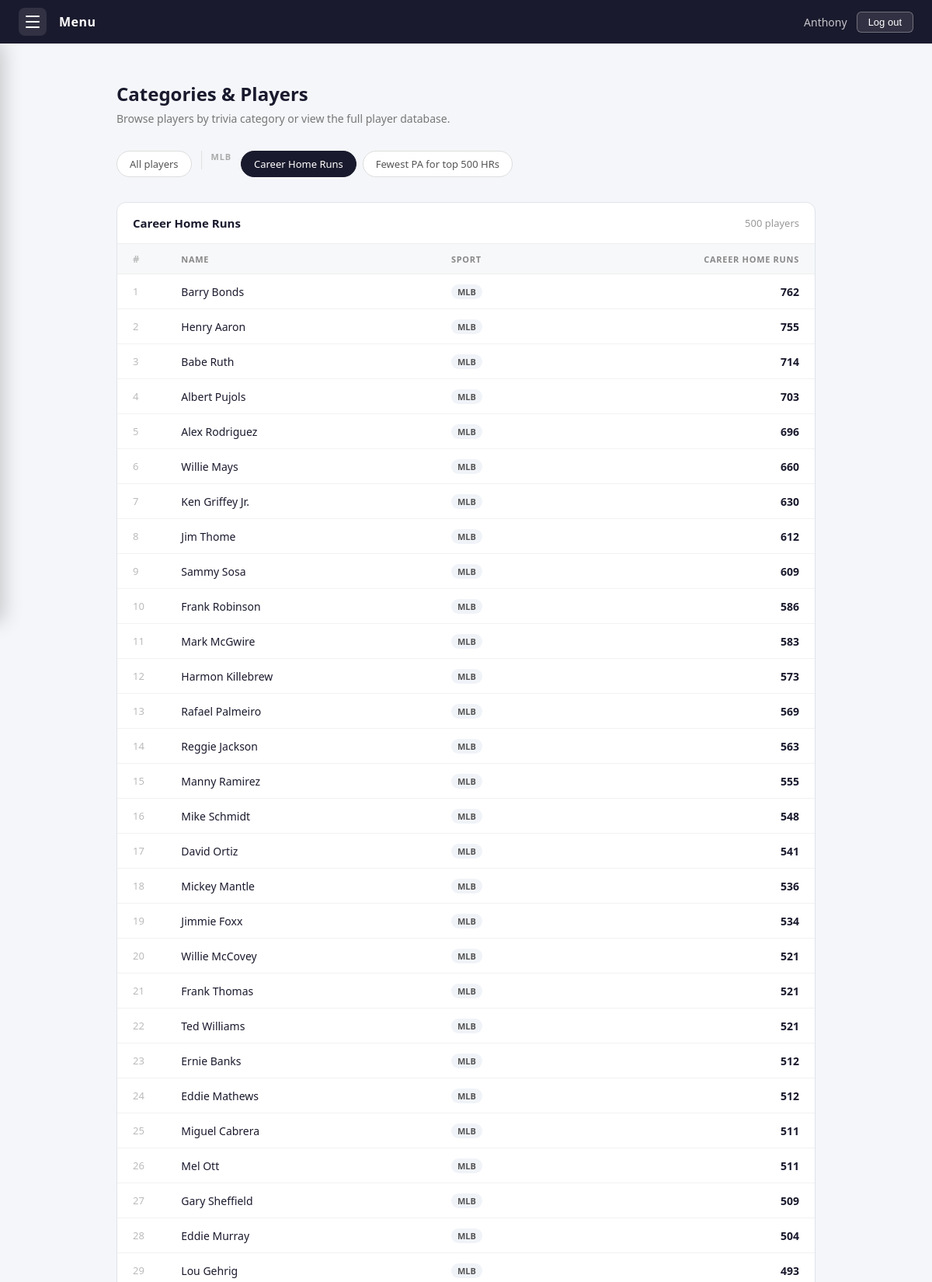
Screenshot of /categories-and-players/?category=9 (signed in, upper part) with the database file from the repository.
### myapp/models.py (models this page shows, shortened)
class TriviaCategory(models.Model):
    SPORT_CHOICES = [
        ('mlb', 'MLB'),
        ('nfl', 'NFL'),
    ]
    sport = models.CharField(max_length=20, choices=SPORT_CHOICES, default='mlb')
    title = models.CharField(max_length=100)
    description = models.TextField()
    stat_code = models.CharField(max_length=50, unique=True)
    recommended_pinpoint = models.IntegerField(null=True, blank=True)
    total_players = models.IntegerField(null=True, blank=True)
    verified = models.BooleanField(default=False)
    players = models.ManyToManyField(Player, blank=True, related_name='trivia_categories')

class Player(models.Model):
    SPORT_CHOICES = [
        ('mlb', 'MLB'),
        ('nfl', 'NFL'),
    ]
    sport = models.CharField(max_length=20, choices=SPORT_CHOICES, default='mlb')
    name = models.CharField(max_length=100)
    stats = models.JSONField(default=dict, blank=True)

### myapp/views.py (the view)
# urls.py: path('categories-and-players/', views.categories_and_players, name='categories_and_players'),
def categories_and_players(request):
    categories = TriviaCategory.objects.all().order_by('sport', 'title')
    selected_category_id = request.GET.get('category', '')
    if selected_category_id == 'all':
        players = Player.objects.all().order_by('name')
        selected_category = None
    elif selected_category_id:
        try:
            selected_category = TriviaCategory.objects.get(id=selected_category_id)
            players = selected_category.players.all()
            players = sorted(players, key=lambda p: p.stats.get(selected_category.stat_code, 0), reverse=True)
        except TriviaCategory.DoesNotExist:
            selected_category = None
            players = []
    else:
        selected_category = None
        players = []
    return render(request, 'myapp/categories_and_players.html', {
        'categories': categories,
        'players': players,
        'selected_category': selected_category,
        'selected_category_id': selected_category_id,
    })

### myapp/templatetags/dict_extras.py (called while the page is built)
@register.filter
def get_item(dictionary, key):
    return dictionary.get(key)

### myapp/templates/myapp/categories_and_players.html (shortened to what this page needs)
{% extends 'myapp/base.html' %}
{% block content %}
{% load dict_extras %}
<div class="cap-page">
   <h1 class="cap-title">Categories & Players</h1>
   <p class="cap-subtitle">Browse players by trivia category or view the full player database.</p>
   <div class="cap-selector">
      <a href="?category=all"
         class="cap-chip {% if selected_category_id == 'all' %}selected{% endif %}">
         All players
      </a>
      {% regroup categories by get_sport_display as sport_groups %}
      {% for group in sport_groups %}
         <span class="cap-group-label">{{ group.grouper }}</span>
         {% for cat in group.list %}
            <a href="?category={{ cat.id }}"
               class="cap-chip {% if selected_category.id == cat.id %}selected{% endif %}">
               {{ cat.title }}
            </a>
         {% endfor %}
      {% endfor %}
   </div>
   {% if selected_category_id %}
   <div class="cap-table-wrap">
      <div class="cap-table-header">
         {% if selected_category %}
            <p class="cap-table-title">{{ selected_category.title }}</p>
            <span class="cap-table-meta">{{ players|length }} player{{ players|length|pluralize }}</span>
         {% else %}
            <p class="cap-table-title">All players</p>
            <span class="cap-table-meta">{{ players|length }} player{{ players|length|pluralize }}</span>
         {% endif %}
      </div>
      {% if players %}
      <table>
         <thead>
            <tr>
               {% if selected_category_id != 'all' %}<th class="rank-cell">#</th>{% endif %}
               <th>Name</th>
               <th>Sport</th>
               {% if selected_category %}
                  <th class="num">{{ selected_category.title }}</th>
               {% else %}
                  <th>Stats</th>
               {% endif %}
            </tr>
         </thead>
         <tbody>
            {% for player in players %}
            <tr>
               {% if selected_category_id != 'all' %}
                  <td class="rank-cell">{{ forloop.counter }}</td>
               {% endif %}
               <td>{{ player.name }}</td>
               <td><span class="sport-badge">{{ player.sport|upper }}</span></td>
               {% if selected_category %}
                  <td class="num">{{ player.stats|get_item:selected_category.stat_code|default:"—" }}</td>
               {% else %}
                  <td class="muted">
                     {% for key, val in player.stats.items %}
                        {{ key }}: {{ val }}{% if not forloop.last %}, {% endif %}
                     {% endfor %}
                  </td>
               {% endif %}
            </tr>
            {% endfor %}
         </tbody>
      </table>
      {% else %}
      <div class="empty-state">
         <svg viewBox="0 0 24 24" width="36" height="36"><path d="M12 2C6.48 2 2 6.48 2 12s4.48 10 10 10 10-4.48 10-10S17.52 2 12 2zm0 18c-4.41 0-8-3.59-8-8s3.59-8 8-8 8 3.59 8 8-3.59 8-8 8zm-1-13h2v6h-2zm0 8h2v2h-2z"/></svg>
         No players found.
      </div>
      {% endif %}
   </div>
   {% else %}
   <div class="empty-state" style="padding:48px 0;">
      <svg viewBox="0 0 24 24" width="36" height="36"><path d="M3 13h2v-2H3v2zm0 4h2v-2H3v2zm0-8h2V7H3v2zm4 4h14v-2H7v2zm0 4h14v-2H7v2zM7 7v2h14V7H7z"/></svg>
      Select a category above to get started.
   </div>
   {% endif %}
</div>
{% endblock %}

### myapp/templates/myapp/base.html (shortened to what this page needs)
<!DOCTYPE html>
<html lang="en">
<head>
</head>
<body data-has-messages="{% if messages %}true{% else %}false{% endif %}">
    <nav class="navbar">
        <div class="navbar-left">
            <button class="hamburger-btn" id="hamburgerBtn" onclick="toggleSidebar()" title="Navigation menu">
                <span></span>
                <span></span>
                <span></span>
            </button>
            <span class="navbar-brand">Menu</span>
        </div>
        <div class="navbar-right">
            {% if user.is_authenticated %}
            <span class="navbar-username">{{ user.first_name|default:user.email }}</span>
            <form method="post" action="{% url 'logout' %}" style="margin:0">
                <button type="submit" class="logout-btn">Log out</button>
            </form>
            {% endif %}
        </div>
    </nav>
    <div class="page-content">
        {% block content %}{% endblock %}
    </div>
</body>
</html>

### myapp/templates/myapp/base.html (style rules this page uses)
* { margin: 0; padding: 0; box-sizing: border-box; }
body { font-family: 'Segoe UI', sans-serif; background: #f4f6f9; color: #1a1a2e; }
.navbar { position: fixed; top: 0; left: 0; right: 0; height: 56px; background: #1a1a2e; display: flex; align-items: center; justify-content: space-between; padding: 0 24px; z-index: 300; }
.navbar-left { display: flex; align-items: center; gap: 16px; }
.navbar-brand { color: #fff; font-weight: 600; font-size: 16px; letter-spacing: 0.5px; }
.navbar-right { display: flex; align-items: center; gap: 12px; }
.navbar-username { color: rgba(255, 255, 255, 0.75); font-size: 14px; }
.hamburger-btn { width: 36px; height: 36px; border-radius: 8px; border: none; background: rgba(255, 255, 255, 0.1); cursor: pointer; display: flex; flex-direction: column; align-items: center; justify-content: center; gap: 5px; transition: background 0.2s; padding: 0; }
.hamburger-btn span { display: block; width: 18px; height: 2px; background: #fff; border-radius: 2px; transition: transform 0.3s, opacity 0.3s, width 0.3s; transform-origin: center; }
.logout-btn { background: rgba(255, 255, 255, 0.1); border: 1.5px solid rgba(255, 255, 255, 0.3); color: #fff; padding: 5px 14px; border-radius: 6px; font-size: 13px; cursor: pointer; transition: background 0.2s; }
.page-content { padding-top: 72px; padding-left: 24px; padding-right: 24px; }

### myapp/templates/myapp/categories_and_players.html (style rules this page uses)
.cap-page { max-width: 900px; margin: 0 auto; padding: 2rem 0 3rem; }
.cap-title { font-size: 24px; font-weight: 600; color: #1a1a2e; margin: 0 0 6px; }
.cap-subtitle { font-size: 14px; color: #777; margin: 0 0 2rem; }
.cap-selector { display: flex; flex-wrap: wrap; gap: 8px; margin-bottom: 2rem; }
.cap-chip { padding: 7px 16px; border-radius: 20px; border: 1px solid #ddd; background: #fff; font-size: 13px; font-weight: 500; color: #555; cursor: pointer; text-decoration: none; transition: border-color 0.15s, background 0.15s, color 0.15s; }
.cap-chip.selected { background: #1a1a2e; border-color: #1a1a2e; color: #fff; }
.cap-group-label { font-size: 11px; font-weight: 600; text-transform: uppercase; letter-spacing: 0.8px; color: #aaa; margin-right: 4px; }
.cap-table-wrap { background: #fff; border-radius: 12px; border: 1px solid #e0e4ea; overflow: hidden; }
.cap-table-header { display: flex; align-items: center; justify-content: space-between; padding: 16px 20px; border-bottom: 1px solid #eee; }
.cap-table-title { font-size: 15px; font-weight: 600; color: #1a1a2e; margin: 0; }
.cap-table-meta { font-size: 13px; color: #999; }
table { width: 100%; border-collapse: collapse; }
thead th { background: #f7f8fa; font-size: 11px; font-weight: 600; text-transform: uppercase; letter-spacing: 0.7px; color: #888; padding: 10px 20px; text-align: left; border-bottom: 1px solid #eee; }
thead th.num { text-align: right; }
tbody tr { border-bottom: 1px solid #f2f2f2; transition: background 0.1s; }
tbody td { padding: 12px 20px; font-size: 14px; color: #1a1a2e; }
tbody td.num { text-align: right; font-weight: 600; color: #1a1a2e; font-variant-numeric: tabular-nums; }
.rank-cell { font-size: 13px; color: #bbb; font-variant-numeric: tabular-nums; width: 40px; }
.sport-badge { display: inline-block; padding: 2px 8px; border-radius: 20px; font-size: 11px; font-weight: 600; background: #f0f3f8; color: #555; }

### rows the page displays
TriviaCategory: title "Career Home Runs", title "CAREER HOME RUNS"
TriviaCategory: title "Fewest PA for top 500 HRs"
Player: name "Barry Bonds", sport "MLB", stats|get_item "762"
Player: name "Henry Aaron", sport "MLB", stats|get_item "755"
Player: name "Babe Ruth", sport "MLB", stats|get_item "714"
Player: name "Albert Pujols", sport "MLB", stats|get_item "703"
Player: name "Alex Rodriguez", sport "MLB", stats|get_item "696"
Player: name "Willie Mays", sport "MLB", stats|get_item "660"
Player: name "Ken Griffey Jr.", sport "MLB", stats|get_item "630"
Player: name "Jim Thome", sport "MLB", stats|get_item "612"
Player: name "Sammy Sosa", sport "MLB", stats|get_item "609"
Player: name "Frank Robinson", sport "MLB", stats|get_item "586"
Player: name "Mark McGwire", sport "MLB", stats|get_item "583"
Player: name "Harmon Killebrew", sport "MLB", stats|get_item "573"
Player: name "Rafael Palmeiro", sport "MLB", stats|get_item "569"
Player: name "Reggie Jackson", sport "MLB", stats|get_item "563"
Player: name "Manny Ramirez", sport "MLB", stats|get_item "555"
Player: name "Mike Schmidt", sport "MLB", stats|get_item "548"
Player: name "David Ortiz", sport "MLB", stats|get_item "541"
Player: name "Mickey Mantle", sport "MLB", stats|get_item "536"
Player: name "Jimmie Foxx", sport "MLB", stats|get_item "534"
Player: name "Willie McCovey", sport "MLB", stats|get_item "521"
Player: name "Frank Thomas", sport "MLB", stats|get_item "521"
Player: name "Ted Williams", sport "MLB", stats|get_item "521"
Player: name "Ernie Banks", sport "MLB", stats|get_item "512"
Player: name "Eddie Mathews", sport "MLB", stats|get_item "512"
Player: name "Miguel Cabrera", sport "MLB", stats|get_item "511"
Player: name "Mel Ott", sport "MLB", stats|get_item "511"
Player: name "Gary Sheffield", sport "MLB", stats|get_item "509"
Player: name "Eddie Murray", sport "MLB", stats|get_item "504"
Player: name "Lou Gehrig", sport "MLB", stats|get_item "493"

### other values shown
{{ user.first_name|default:user.email }} "Anthony"
{{ group.grouper }} "MLB"
{{ players|length }} "500"
